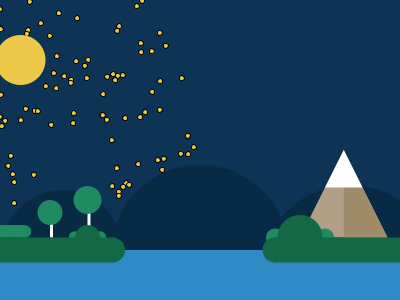
Frame 1 (no input)
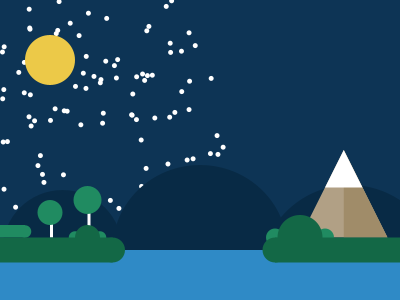
Frame 60 (the mouse pressed at the canvas centre just before this capture)
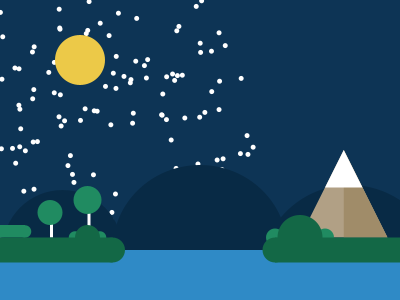
Frame 120 (the mouse held since frame 60 and released just before this capture)

The Processing sketch that drew these frames (run headless with seeded random() and noise(); from frame 60 on, the mouse is pressed at the canvas centre):

// Processing sketch: Effy_G2
// ── Effy_G2.pde
int radius=40;
float speed= 0.5;
int startx=20;
//int stopX=160;
float x=startx;
float[]s=new float[3000];
//float pct=0.0;
//float step=0.005;
void setup() {
  size(400, 300);
  smooth();
  fill(236, 201, 72);
  for(int i =0;i<s.length;i++){
    s[i]=random(-1000,200);
  }
}

void draw() {
  background(13, 52, 85);
  for(int i=0;i<s.length;i++){
    s[i]+=0.5;
    float y=i*0.4;
    ellipse(s[i],y,5,5);
  }
  fill(8, 42, 69);
  noStroke();
  arc(350, 275, 180, 180, PI, PI+PI);//mountain3
  fill(47, 138, 198);
  noStroke();
  rect(0, 250, 400, 50);//water
  fill(8, 42, 69);
  noStroke();
  arc(62.5, 250, 120, 120, PI, PI+PI);//mountain1
  fill(8, 42, 69);
  noStroke();
  arc(200, 250, 175, 170, PI, PI+PI);//mountain2
  fill(32, 139, 97);
  noStroke();
  rect(0, 225, 25, 12.5);
  fill(32, 139, 97);
  noStroke();
  ellipse(25, 231.5, 12.5, 12.5);
  fill(32, 139, 97);
  noStroke();
  ellipse(75, 237.5, 12.5, 12.5);
  fill(32, 139, 97);
  noStroke();
  ellipse(100, 237.5, 12.5, 12.5);//little grass left
  fill(255);
  noStroke();
  rect(87.5, 200, 3, 37.5);
  fill(32, 139, 97);
  noStroke();
  ellipse(87.5, 200, 28, 28);//tree1
  fill(255);
  noStroke();
  rect(50, 212.5, 3, 25);
  fill(32, 139, 97);
  noStroke();
  ellipse(50, 212.5, 25, 25);//tree2
  fill(19, 104, 70);
  noStroke();
  rect(0, 237.5, 112.5, 25);
  fill(19, 104, 70);
  noStroke();
  ellipse(112.5, 250, 25, 25);
  fill(19, 104, 70);
  noStroke();
  ellipse(87.5, 237.5, 25, 25);//big grass left
  fill(177, 160, 133);
  noStroke();
  triangle(343.75, 150, 387.5, 237.5, 300, 237.5);
  fill(160, 140, 105);
  noStroke();
  triangle(343.75, 150, 387.5, 237.5, 343.75, 237.5);
  fill(255);
  noStroke();
  triangle(343.75, 150, 362.5, 187.5, 325, 187.5);//mountain white
  fill(32, 139, 97);
  noStroke();
  ellipse(275, 237.5, 18, 18);
  fill(32, 139, 97);
  noStroke();
  ellipse(325, 237.5, 18, 18);
  fill(19, 104, 70);
  noStroke();
  ellipse(300, 237.5, 45, 45);
  fill(19, 104, 70);
  noStroke();
  rect(275, 237.5, 125, 25);
  fill(19, 104, 70);
  noStroke();
  ellipse(275, 250, 25, 25);
  fill(236, 201, 72);
  x+=speed;
  if (x>width+50) {
    x=-50;
  }
  ellipse(x, 60, 50, 50);//moon
  //if (pct<1.0){
    //x=startx+(startx*pct);
    //pct+=step;
 // }
  fill(255);
 //arc(x, 125, 50, 50, PI, PI+PI);//cloud
 //arc(x, 125, 30, 30, PI, PI+PI);
  //arc(x, 125, 30, 30, PI, PI+PI);
  }
